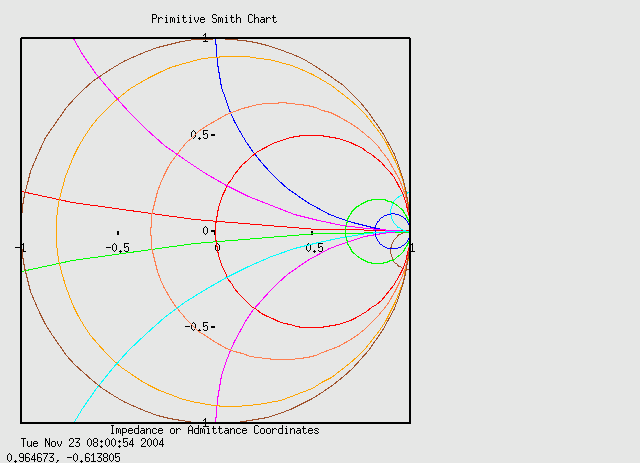

Write gnuplot code to recreate this figure.
# set terminal png transparent nocrop enhanced font arial 8 size 420,320 
# set output 'poldat.1.png'
set clip points
set dummy t,y
unset key
set parametric
set size ratio 1 1,1
set xtics axis nomirror norotate autofreq 
set ytics axis nomirror norotate autofreq 
set title "Primitive Smith Chart" 0.000000,0.000000  font ""
set timestamp "%a %b %d %H:%M:%S %Y" bottom norotate 0.000000,0.000000  ""
set rrange [ 0.00000 : 10.0000 ] noreverse nowriteback
set trange [ -3.14159 : 3.14159 ] noreverse nowriteback
set xlabel "Impedance or Admittance Coordinates" 0.000000,0.000000  font ""
set xrange [ -1.00000 : 1.00000 ] noreverse nowriteback
set yrange [ -1.00000 : 1.00000 ] noreverse nowriteback
tv(t,r) = sin(t)/(1+r)
tu(t,r) = (cos(t) +r)/(1+r)
cu(t,x) = 1 + cos(t)/x
cv(t,x) = (1+ sin(t))/x
plot cu(t,.1),cv(t,.1),cu(t,.1),-cv(t,.1),cu(t,1),cv(t,1),cu(t,1),-cv(t,1),cu(t,10),cv(t,10),cu(t,10),-cv(t,10),tu(t,.1),tv(t,.1),tu(t,.5),tv(t,.5),tu(t,1),tv(t,1),tu(t,5),tv(t,5),tu(t,10),tv(t,10),cu(t,.5),cv(t,.5),cu(t,.5),-cv(t,.5),tu(t,0),tv(t,0)
